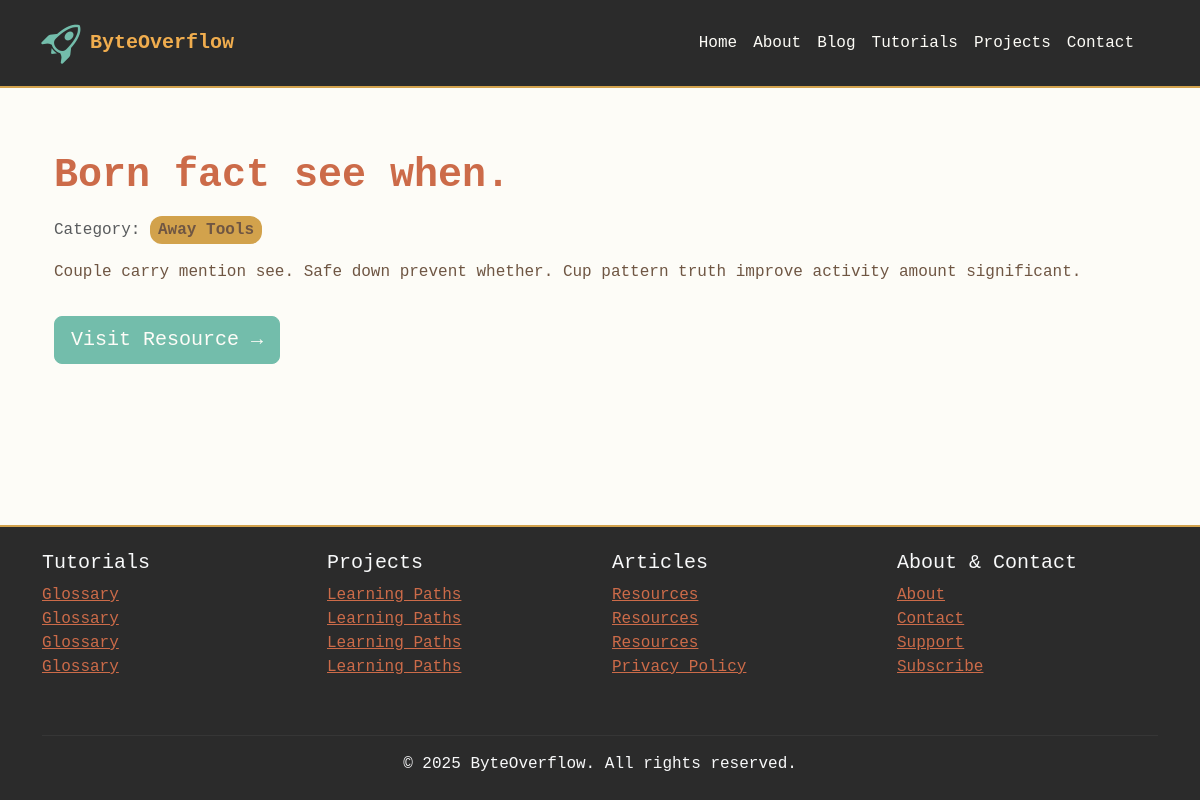
Screenshot of /resources/22/ with the database file from the repository.
### resources/models.py (models this page shows, shortened)
class Resource(models.Model):
    title = models.CharField(max_length=200)
    url = models.URLField()
    description = models.TextField(blank=True)
    category = models.ForeignKey(ResourceCategory, on_delete=models.SET_NULL, null=True, blank=True, related_name="resources")
    tags = models.CharField(max_length=200, blank=True, help_text="Comma-separated tags, e.g., 'palette,color,css'")
    created_at = models.DateTimeField(auto_now_add=True)
    updated_at = models.DateTimeField(auto_now=True)

class ResourceCategory(models.Model):
    name = models.CharField(max_length=100, unique=True)
    slug = models.SlugField(unique=True)
    class Meta:
        verbose_name_plural = "Resource Categories"

### resources/views.py (the view)
# urls.py: path("<int:pk>/", views.ResourceDetailView.as_view(), name="detail"),
class ResourceDetailView(DetailView):
    model = Resource
    template_name = "resources/resource_detail.html"
    context_object_name = "resource"

### resources/templates/resources/resource_detail.html
{% extends "base.html" %}
{% block content %}
<div class="container py-5">
  <h1 class="fw-bold mb-3" style="color:#CC6B49;">{{ resource.title }}</h1>
  {% if resource.category %}
    <p class="text-muted">Category: <a href="{% url 'resources:category_detail' resource.category.slug %}" class="category-chip">{{ resource.category.name }}</a></p>
  {% endif %}
  <p>{{ resource.description }}</p>
  <a href="{{ resource.url }}" target="_blank" class="btn btn-primary btn-lg mt-3">Visit Resource →</a>
</div>
{% endblock %}

### static/css/base.css (style rules this page uses)
body { background-color: #FDFCF7; color: #6F5643; font-family: 'Courier New', Courier, monospace; }
a { color: #CC6B49; transition: color 0.2s; }
.btn-primary { background-color: #73BDAB; border-color: #73BDAB; color: #fdfcf7; }
.category-chip { display: inline-block; padding: 2px 8px; margin-right: 4px; background-color: #D2A24C; color: #6F5643 !important; font-weight: 700; border-radius: 12px; text-decoration: none; transition: background-color 0.2s; }
html, body { height: 100%; margin: 0; }
body { display: flex; flex-direction: column; }
.container { flex: 1; }

### rows the page displays
Resource: title "Born fact see when.", category.name "Away Tools", description "Couple carry mention see. Safe down prevent whether. Cup pattern truth improve activity amount significant."
